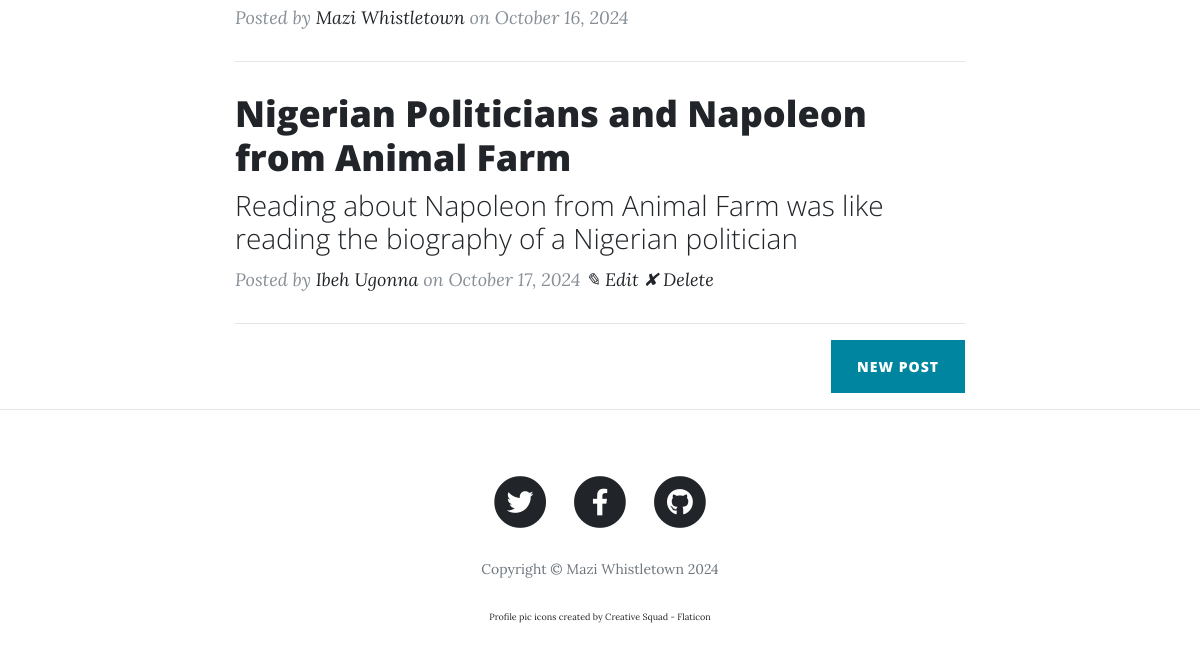
Page / (signed in, lower part) on the earlier database version.
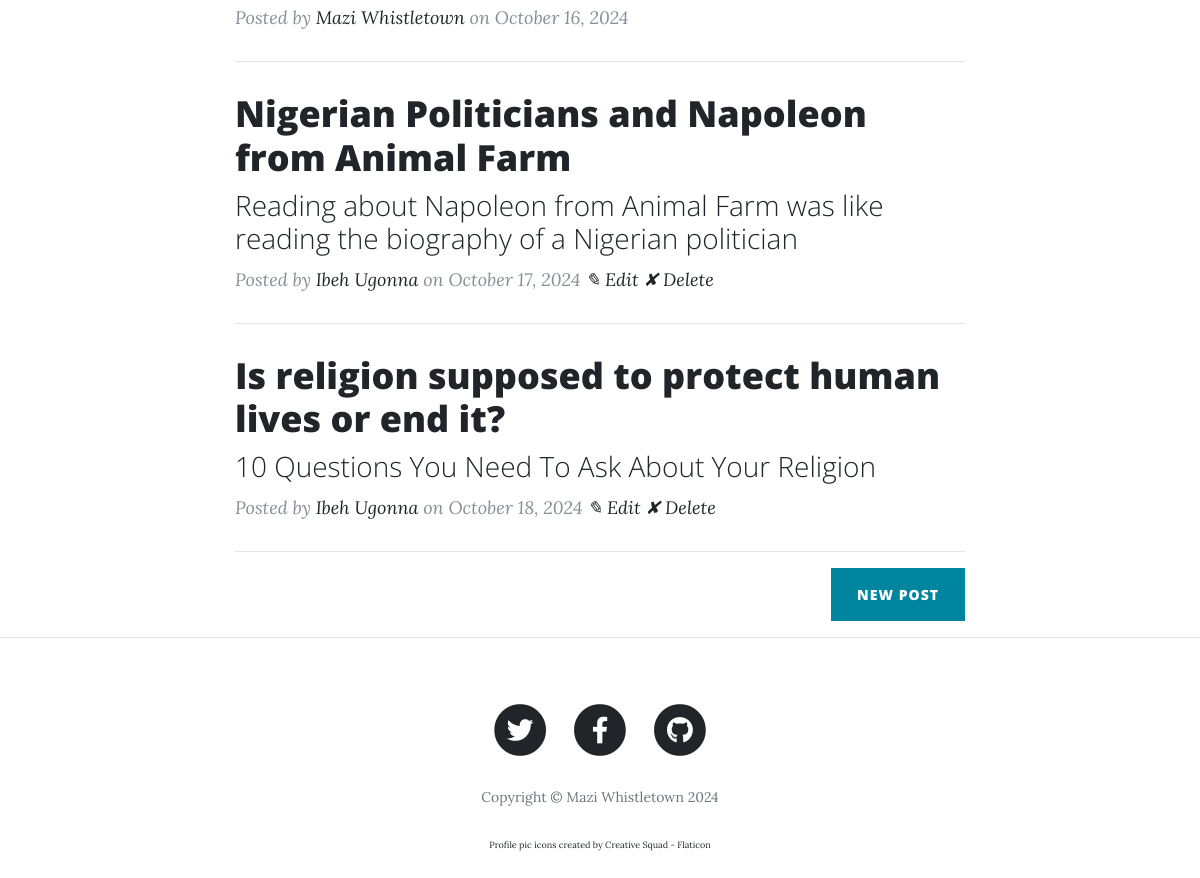
Same page on the later database version.
### main.py (models this page shows)
class BlogPost(db.Model):
    __tablename__ = "blog_posts"
    id = db.Column(db.Integer, primary_key=True)
    author = relationship("User", back_populates="posts")
    author_id = db.Column(db.Integer, db.ForeignKey('users.id'), nullable=False) #relationship to the User table
    title = db.Column(db.String(250), unique=True, nullable=False)
    subtitle = db.Column(db.String(250), nullable=False)
    date = db.Column(db.String(250), nullable=False)
    body = db.Column(db.Text, nullable=False)
    img_url = db.Column(db.String(250), nullable=False)
    comments = relationship("Comment", back_populates="post")  # Relationship to comments

class User(UserMixin, db.Model):
    __tablename__ = "users"
    id = db.Column(db.Integer, primary_key=True)
    email = db.Column(db.String(250), unique=True, nullable=False)
    password = db.Column(db.String(250), nullable=False)
    name = db.Column(db.String(250), nullable=False)
    username = db.Column(db.String(250), nullable=False, default=None)
    posts = relationship("BlogPost", back_populates="author")
    comments = relationship("Comment", back_populates="author")  # Relationship to comments

### main.py (the view)
@app.route('/')
def get_all_posts():
    posts = BlogPost.query.all()
    year = datetime.now().year
    users = User.query.all()
    return render_template("index.html", all_posts=posts, year=year, users=users, gravatar=gravatar)

### main.py (called while the page is built)
@login_manager.user_loader
def load_user(user_id):
    return db.session.get(User, int(user_id))

### templates/index.html (shortened to what this page needs)
{% include "header.html" %}
<div class="container">
    <div class="row">
        <div class="col-lg-8 col-md-10 mx-auto">
            {% for post in all_posts %}
                <div class="post-preview">
                    <a href="{{ url_for('show_post', post_id=post.id) }}">
                        <h2 class="post-title">{{ post.title }}</h2>
                        <h3 class="post-subtitle">{{ post.subtitle }}</h3>
                    </a>
                    <p class="post-meta">
                        Posted by <a href="#">{{ post.author.name }}</a> on {{ post.date }}
                    {% if current_user.id == post.author_id %}
                        <a href="{{ url_for('edit_post', post_id=post.id) }}">✎ Edit</a>
                        <a href="{{ url_for('delete_post', post_id=post.id) }}">✘ Delete</a>
                    {% endif %}
                </p>
                </div>
                <hr>
            {% endfor %}
            {% if current_user.is_authenticated and (current_user.id == 1 or current_user.id == 3) %}
                <div class="clearfix">
                    <a class="btn btn-primary float-right" href="{{ url_for('add_new_post') }}">New Post</a>
                </div>
            {% endif %}
        </div>
    </div>
</div>
<hr>
{% include "footer.html" %}

### templates/header.html (shortened to what this page needs)
<!DOCTYPE html>
<html lang="en">
<head>
  <link href="{{ url_for('static', filename='vendor/bootstrap/css/bootstrap.min.css') }}" rel="stylesheet">
  <link href="{{ url_for('static', filename='vendor/fontawesome-free/css/all.min.css')}}" rel="stylesheet" type="text/css">
  <link href="{{ url_for('static', filename='css/clean-blog.min.css')}}" rel="stylesheet">
</head>
<body>

### templates/footer.html (shortened to what this page needs)
  <footer>
    <div class="container">
      <div class="row">
        <div class="col-lg-8 col-md-10 mx-auto">
          <ul class="list-inline text-center">
            <li class="list-inline-item">
              <a href="#">
                <span class="fa-stack fa-lg">
                  <i class="fas fa-circle fa-stack-2x"></i>
                  <i class="fab fa-twitter fa-stack-1x fa-inverse"></i>
                </span>
              </a>
            </li>
            <li class="list-inline-item">
              <a href="#">
                <span class="fa-stack fa-lg">
                  <i class="fas fa-circle fa-stack-2x"></i>
                  <i class="fab fa-facebook-f fa-stack-1x fa-inverse"></i>
                </span>
              </a>
            </li>
            <li class="list-inline-item">
              <a href="#">
                <span class="fa-stack fa-lg">
                  <i class="fas fa-circle fa-stack-2x"></i>
                  <i class="fab fa-github fa-stack-1x fa-inverse"></i>
                </span>
              </a>
            </li>
          </ul>
          <p class="copyright text-muted">Copyright &copy; Mazi Whistletown {{ year }}</p>
          <p style="font-size: xx-small; text-align: center;">Profile pic icons created by Creative Squad - Flaticon</p>
        </div>
      </div>
    </div>
  </footer>
</body>
</html>

Differences in the rows shown:
added BlogPost: title "Is religion supposed to protect human lives or end it?", subtitle "10 Questions You Need To Ask About Your Religion", author.name "Ibeh Ugonna", date "October 18, 2024"
